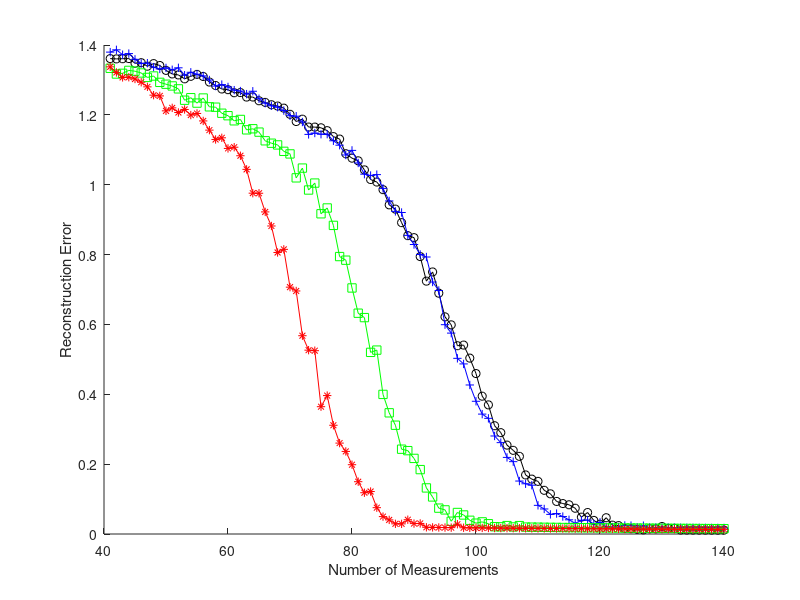

Source code (MATLAB): (Note: this script raises an error after producing the figure.)
%--------------------------------------------------------------
% This code generates Figure 3a of the following paper: 
% "Multi-Task Compressive Sensing" (Preprint, 2007)
% The dataset used is similar to the one used in l1qc_example.m, 
% an example from l1magic.
% Coded by: Shihao Ji, ECE, Duke University
% last change: May. 15, 2007
%--------------------------------------------------------------
clear all
%
base = 40; % number of initial random measurements
ns   = 100; % number of additional measurements
load DataFig03_75.mat E1_BCS E2_BCS E1_MT E2_MT;
ST_mean_75 = mean((E1_BCS+E2_BCS)/2);
ST_std_75  = std((E1_BCS+E2_BCS)/2);
MT_mean_75 = mean((E1_MT+E2_MT)/2);
MT_std_75 = std((E1_MT+E2_MT)/2);
load DataFig03_50.mat E1_BCS E2_BCS E1_MT E2_MT;
ST_mean_50 = mean((E1_BCS+E2_BCS)/2);
ST_std_50  = std((E1_BCS+E2_BCS)/2);
MT_mean_50 = mean((E1_MT+E2_MT)/2);
MT_std_50 = std((E1_MT+E2_MT)/2);
load DataFig03_25.mat E1_BCS E2_BCS E1_MT E2_MT;
ST_mean_25 = mean((E1_BCS+E2_BCS)/2);
ST_std_25  = std((E1_BCS+E2_BCS)/2);
MT_mean_25 = mean((E1_MT+E2_MT)/2);
MT_std_25 = std((E1_MT+E2_MT)/2);
%
ST_mean = (ST_mean_25+ST_mean_50+ST_mean_75)/3;
ST_std = (ST_std_25+ST_std_50+ST_std_75)/3;

hold on;
plot((1:ns)+base,ST_mean,'k-o');
plot((1:ns)+base,MT_mean_25,'b-+');
plot((1:ns)+base,MT_mean_50,'g-s');
plot((1:ns)+base,MT_mean_75,'r-*');
xlabel('Number of Measurements'); ylabel('Reconstruction Error');
legend('ST','MT 25%','MT 50%', 'MT 75%',1); box on;